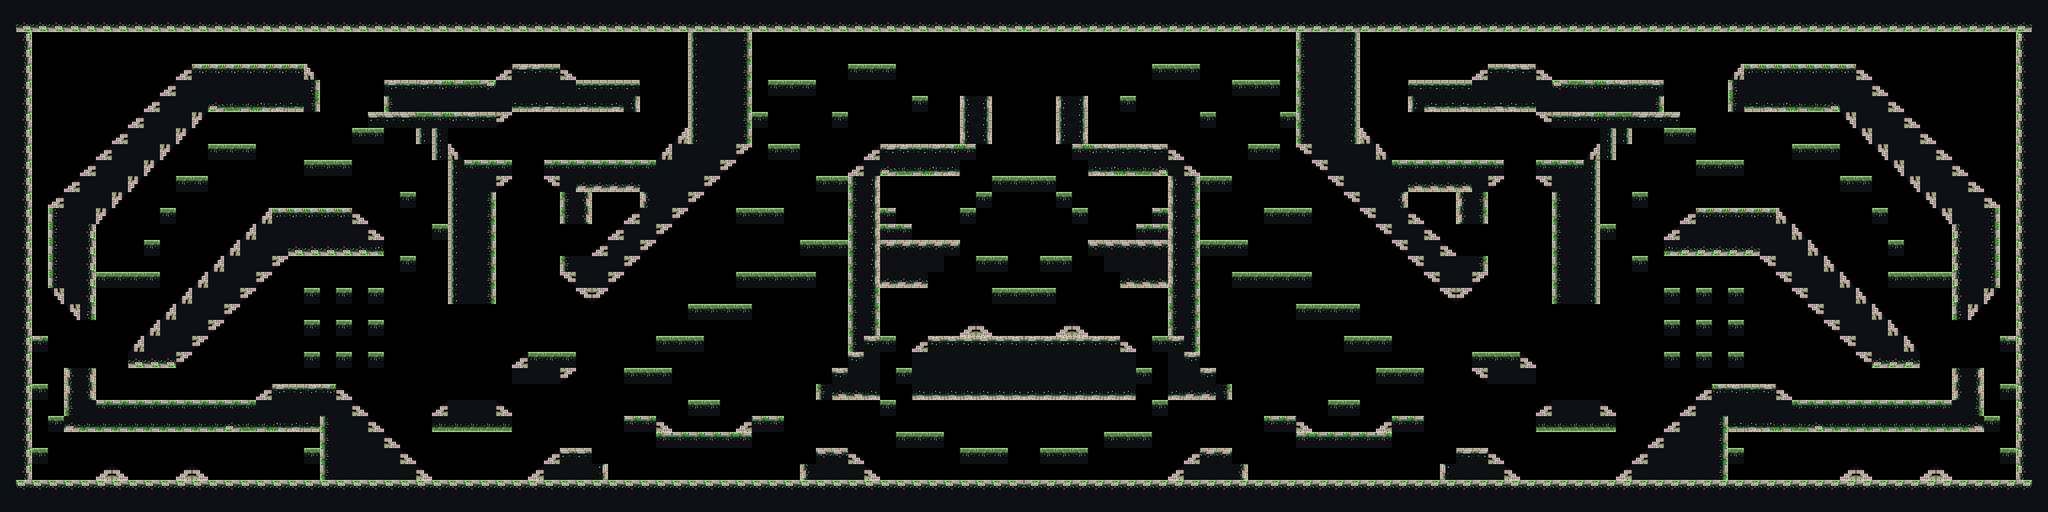

This game map was drawn from its Tiled (.tmx) file and the tilesets committed beside it. A one-line description and the trimmed map source follow:
An orthogonal 128x32 tile map with 32x32 px tiles, 1 tile layer (main) and 2 objects (spawn).

<map version="1.2" tiledversion="1.3.2" orientation="orthogonal" renderorder="right-down" compressionlevel="0" width="128" height="32" tilewidth="32" tileheight="32" infinite="0" nextlayerid="4" nextobjectid="4">
 <tileset firstgid="1" source="weave_prototype_tileset.tsx" />
 <layer id="1" name="main" width="128" height="32">
  <data>[4096 cells, 1840 non-empty, 14 distinct tile ids]</data>
 </layer>
 <objectgroup id="2" name="objects">
  <object id="1" name="spawn" x="3570.69" y="911.951" width="32" height="32" />
  <object id="2" x="341.333" y="173.333" />
 </objectgroup>
</map>
